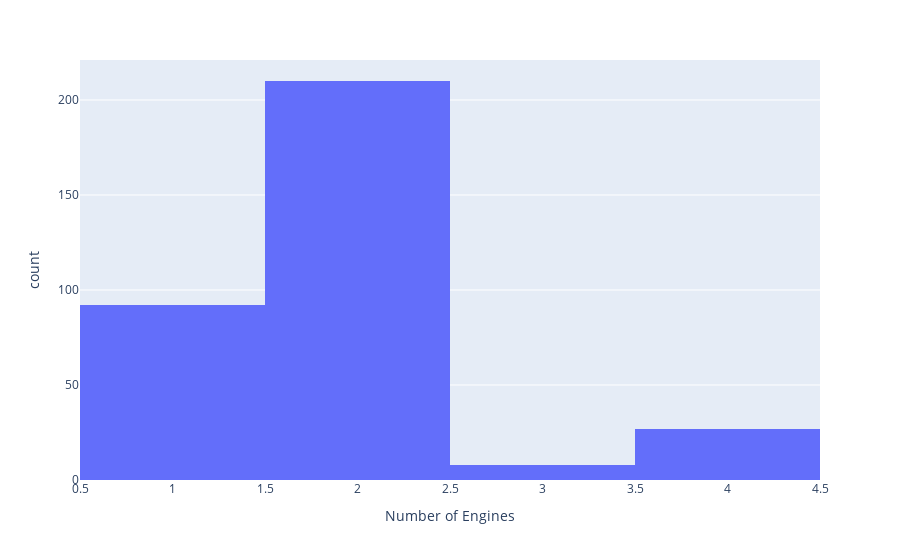

Notebook source saved alongside this figure:
### Code cell
fig2 = px.histogram(airplanes_df, x = "Number of Engines", nbins = 4)
fig2

### Figure 1 — Plotly figure (JSON) as saved in the notebook; plotly's stock layout.template omitted (floating-point values rounded to 4 significant figures; data arrays with more than 128 entries replaced by an {"elided": "..."} marker saying what was removed)
{"data": [{"alignmentgroup": "True", "bingroup": "x", "hovertemplate": "Number of Engines=%{x}<br>count=%{y}<extra></extra>", "legendgroup": "", "marker": {"color": "#636efa", "pattern": {"shape": ""}}, "name": "", "nbinsx": 4, "offsetgroup": "", "orientation": "v", "showlegend": false, "type": "histogram", "x": {"elided": "337 int values"}, "xaxis": "x", "yaxis": "y"}], "layout": {"autosize": true, "barmode": "relative", "legend": {"tracegroupgap": 0}, "margin": {"t": 60}, "xaxis": {"anchor": "y", "autorange": true, "domain": [0, 1], "range": [0.5, 4.5], "title": {"text": "Number of Engines"}, "type": "linear"}, "yaxis": {"anchor": "x", "autorange": true, "domain": [0, 1], "range": [0, 221.1], "title": {"text": "count"}}}}
